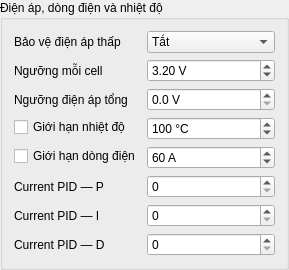
             <widget class="QGroupBox" name="protectionGroup">
              <property name="title">
               <string>Điện áp, dòng điện và nhiệt độ</string>
              </property>
              <layout class="QFormLayout" name="protectionForm">
               <property name="fieldGrowthPolicy">
                <enum>QFormLayout::AllNonFixedFieldsGrow</enum>
               </property>
               <item row="0" column="0">
                <widget class="QLabel" name="voltageModeLabel">
                 <property name="text">
                  <string>Bảo vệ điện áp thấp</string>
                 </property>
                </widget>
               </item>
               <item row="0" column="1">
                <widget class="QComboBox" name="voltageModeCombo">
                 <item>
                  <property name="text">
                   <string>Tắt</string>
                  </property>
                 </item>
                 <item>
                  <property name="text">
                   <string>Theo điện áp cell</string>
                  </property>
                 </item>
                 <item>
                  <property name="text">
                   <string>Theo điện áp tổng</string>
                  </property>
                 </item>
                </widget>
               </item>
               <item row="1" column="0">
                <widget class="QLabel" name="cellVoltageLabel">
                 <property name="text">
                  <string>Ngưỡng mỗi cell</string>
                 </property>
                </widget>
               </item>
               <item row="1" column="1">
                <widget class="QDoubleSpinBox" name="cellVoltageSpin">
                 <property name="suffix">
                  <string> V</string>
                 </property>
                 <property name="decimals">
                  <number>2</number>
                 </property>
                 <property name="minimum">
                  <double>2.500000000000000</double>
                 </property>
                 <property name="maximum">
                  <double>5.050000000000000</double>
                 </property>
                 <property name="singleStep">
                  <double>0.050000000000000</double>
                 </property>
                 <property name="value">
                  <double>3.200000000000000</double>
                 </property>
                </widget>
               </item>
               <item row="2" column="0">
                <widget class="QLabel" name="absoluteVoltageLabel">
                 <property name="text">
                  <string>Ngưỡng điện áp tổng</string>
                 </property>
                </widget>
               </item>
               <item row="2" column="1">
                <widget class="QDoubleSpinBox" name="absoluteVoltageSpin">
                 <property name="suffix">
                  <string> V</string>
                 </property>
                 <property name="decimals">
                  <number>1</number>
                 </property>
                 <property name="maximum">
                  <double>50.000000000000000</double>
                 </property>
                 <property name="singleStep">
                  <double>0.500000000000000</double>
                 </property>
                </widget>
               </item>
               <item row="3" column="0">
                <widget class="QCheckBox" name="temperatureLimitCheck">
                 <property name="text">
                  <string>Giới hạn nhiệt độ</string>
                 </property>
                </widget>
               </item>
               <item row="3" column="1">
                <widget class="QSpinBox" name="temperatureSpin">
                 <property name="suffix">
                  <string> °C</string>
                 </property>
                 <property name="minimum">
                  <number>70</number>
                 </property>
                 <property name="maximum">
                  <number>140</number>
                 </property>
                 <property name="value">
                  <number>100</number>
                 </property>
                </widget>
               </item>
               <item row="4" column="0">
                <widget class="QCheckBox" name="currentLimitCheck">
                 <property name="text">
                  <string>Giới hạn dòng điện</string>
                 </property>
                </widget>
               </item>
               <item row="4" column="1">
                <widget class="QSpinBox" name="currentLimitSpin">
                 <property name="suffix">
                  <string> A</string>
                 </property>
                 <property name="minimum">
                  <number>2</number>
                 </property>
                 <property name="maximum">
                  <number>200</number>
                 </property>
                 <property name="singleStep">
                  <number>2</number>
                 </property>
                 <property name="value">
                  <number>60</number>
                 </property>
                </widget>
               </item>
               <item row="5" column="0">
                <widget class="QLabel" name="currentPLabel">
                 <property name="text">
                  <string>Current PID — P</string>
                 </property>
                </widget>
               </item>
               <item row="5" column="1">
                <widget class="QSpinBox" name="currentPSpin">
                 <property name="maximum">
                  <number>510</number>
                 </property>
                </widget>
               </item>
               <item row="6" column="0">
                <widget class="QLabel" name="currentILabel">
                 <property name="text">
                  <string>Current PID — I</string>
                 </property>
                </widget>
               </item>
               <item row="6" column="1">
                <widget class="QSpinBox" name="currentISpin">
                 <property name="maximum">
                  <number>255</number>
                 </property>
                </widget>
               </item>
               <item row="7" column="0">
                <widget class="QLabel" name="currentDLabel">
                 <property name="text">
                  <string>Current PID — D</string>
                 </property>
                </widget>
               </item>
               <item row="7" column="1">
                <widget class="QSpinBox" name="currentDSpin">
                 <property name="maximum">
                  <number>510</number>
                 </property>
                </widget>
               </item>
              </layout>
             </widget>
